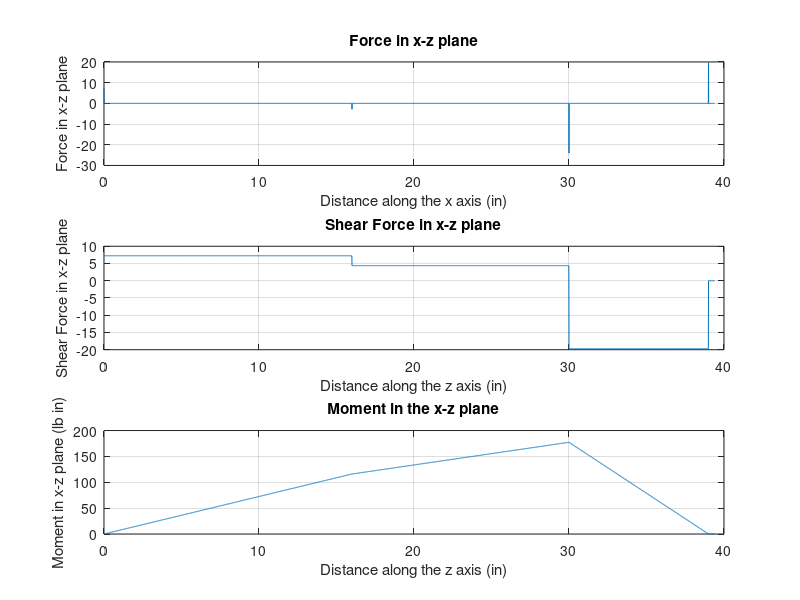
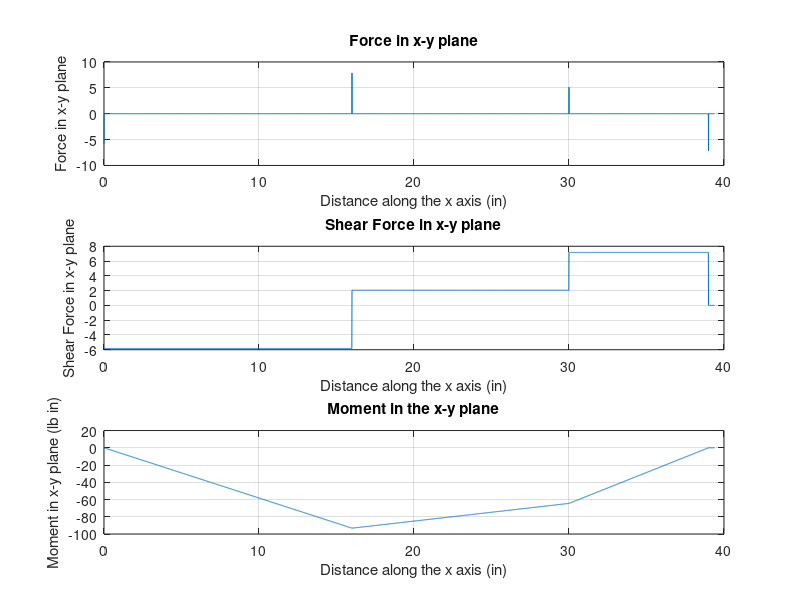
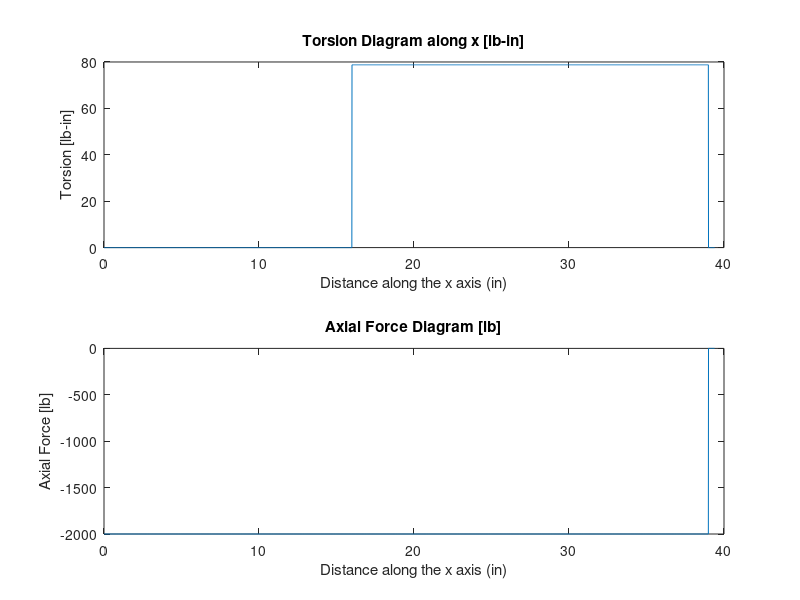
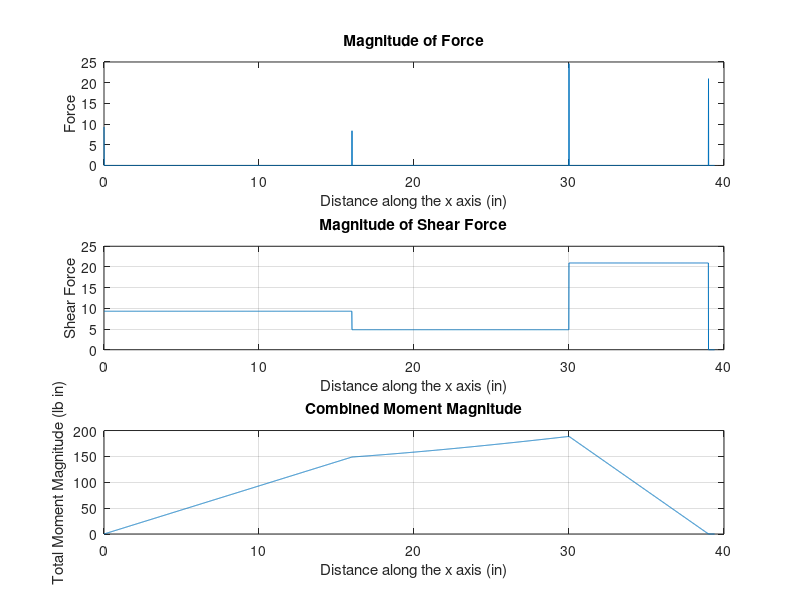

Source code (MATLAB) for these figures, in order: (Note: this script raises an error after producing the figures.)
%% ME367 Project 1
% Author: Scott Dolan
% Date  : 02-05-2020
% This code solves for forces involved with driveshaft
clc; clear all; close all;
%% Solve for input torque T from given input power(P,hp) and rotational velocity(rpm)
P = 0.75; % hp
w = 600.; % rpm
T = P*550*12/(w*2*pi/60); % lb.in
dshaft = 1.2 % in
%% Solve for force F_B at input gear
thetaB = 20.; % deg
dB = 8.; % in
FBt = 2*T/dB; % lb
FB = FBt/cosd(thetaB); % lb
FBr = FB*sind(thetaB); % lb
fprintf('The output force at gear A and its tangential and radial components:\n')
fprintf('Force FB = %.3f lb\n',FB);
fprintf('Force FBr = %.3f lb\n',FBr);
fprintf('Force FBt = %.3f lb\n\n',FBt);

%% Solve for force FA at output gear

thetaA = 20.; % degrees;
dA = 20.; % in
FAt = 2*T/dA; % lb
FA = FAt/cosd(thetaA); % lb
FAr = FA*sind(thetaA); % lb
fprintf('The input force at gear A and its tangential and radial components:\n')
fprintf('Force FA = %.3f lb\n',FA);
fprintf('Force FAr = %.3f lb\n',FAr);
fprintf('Force FAt = %.3f lb\n\n',FAt);

% FA can also be solved using the 3D moment sum taken at origin
% As you can see, the values match

Fat = FBt*dB/dA;       % lb
Fa = Fat/cosd(thetaA); % lb
Far = Fa*sind(thetaA); % lb
%% Solve for reactions at both bearings
% dOA, dAC, dCD are the distances between the origin\first bearing & gear
% A, Gear A & 2nd bearing at C, and 2nd bearing at C and gear B.

LOA = 16.; % in
LAC = 14.; % in
LCB = 9.; % in
Ltot = LOA+LAC+LCB; % in

fprintf('Shaft length from bearing at point O to gear A, dOA = %.1f\n',LOA);
fprintf('Shaft length from gear A to bearing at point C, dAC = %.1f\n',LAC);
fprintf('Shaft length from bearing at point C to gear B, dCB = %.1f\n',LCB);
fprintf('Total shaft length, dtotal = %.1f\n\n',Ltot);

RCz = (FBt*(Ltot)-FAr*LOA)/(LOA+LAC); % lb
RCy = (FBr*Ltot-FAt*LOA)/(LOA+LAC); % lb
fprintf('Bearing at point C reaction in y-direction, RCy = %.3f\n',RCy);
fprintf('Bearing at point C reaction in z-direction, RCz = %.2f\n\n',RCz);

FD = -2000; % lb 
ROx = -FD;
ROy = -FBr+FAt+RCy; % lb
ROz = FAr-FBt+RCz; % lb
fprintf('Bearing at point O reaction in x-direction, ROx = %.1f\n',ROx);
fprintf('Bearing at point O reaction in y-direction, ROy = %.3f\n',ROy);
fprintf('Bearing at point O reaction in z-direction, ROz = %.3f\n\n',ROz);

fsum_y = -ROy + FAt+RCy-FBr; % lb
fsum_z = ROz-FAr-RCz+FBt; %lb

%%
x = 0:0.01:(Ltot+Ltot*.01);    % "

% Singularity functions for x-z plane
qxz = @(x) ROz .* (x==0) - FAr .* (x==LOA) - RCz.*(x==(LOA+LAC)) + FBt .* (x==Ltot);
Vxz = @(x) ROz .* (x>=0).*x.^0 - FAr.*(x>=LOA).*(x-LOA).^0 - RCz .* (x>=(LOA+LAC)).*(x-(LOA+LAC)).^0 ...
    + FBt.*(x>=Ltot).*(x-Ltot).^0;
My  = @(x) ROz .* (x>=0).*x - FAr.*(x>=LOA).*(x-LOA) - RCz .* (x>=(LOA+LAC)).*(x-(LOA+LAC)) ...
    + FBt.*(x>=Ltot).*(x-Ltot);
 

figure(1);
subplot(3,1,1);
plot(x,qxz(x)); grid on;
xlabel('Distance along the x axis (in)')
ylabel('Force in x-z plane');
title('Force in x-z plane');

subplot(3,1,2);
plot(x,Vxz(x));
grid on;
xlabel('Distance along the z axis (in)')
ylabel('Shear Force in x-z plane');
title('Shear Force in x-z plane');

subplot(3,1,3);
plot(x,My(x));
xlabel('Distance along the z axis (in)')
ylabel('Moment in x-z plane (lb in)')
grid on
title('Moment in the x-z plane');

% Singularity functions for x-y plane
qxy = @(x) -ROy.*(x==0) + FAt.*(x==LOA) + RCy.*(x==(LOA+LAC)) - FBr.*(x==Ltot);
Vxy = @(x) -ROy.*(x>=0).*x.^0 + FAt.*(x>=LOA).*(x-LOA).^0 + RCy.*(x>=(LOA+LAC)).*(x-(LOA+LAC)).^0 ...
    -FBr.*(x>=Ltot).*(x-Ltot).^0;
Mz = @(x) -ROy.*(x>=0).*x + FAt.*(x>=LOA).*(x-LOA) + RCy.*(x>=(LOA+LAC)).*(x-(LOA+LAC)) ...
    -FBr.*(x>=Ltot).*(x-Ltot);


figure(2)

subplot(3,1,1);
plot(x,qxy(x)); grid on;
xlabel('Distance along the x axis (in)')
ylabel('Force in x-y plane');
title('Force in x-y plane');

subplot(3,1,2);
plot(x,Vxy(x));
grid on;
xlabel('Distance along the x axis (in)')
ylabel('Shear Force in x-y plane');
title('Shear Force in x-y plane');

subplot(3,1,3);
plot(x,Mz(x))
xlabel('Distance along the x axis (in)')
ylabel('Moment in x-y plane (lb in)')
grid on
title('Moment in the x-y plane');

figure(3);
subplot(2,1,1);
Tx = @(x) 0.*(x<=LOA)+T.*(x>=LOA)-T.*(x>=Ltot);
plot(x,Tx(x));
title('Torsion Diagram along x [lb-in]');
xlabel('Distance along the x axis (in)')
ylabel('Torsion [lb-in]');

subplot(2,1,2);
A = @(x) FD.*(x>=0)-FD.*(x>=Ltot);
plot(x,A(x));
title('Axial Force Diagram [lb]');
xlabel('Distance along the x axis (in)')
ylabel('Axial Force [lb]');

figure(4);
subplot(3,1,1);
plot(x,sqrt(qxy(x).^2+qxz(x).^2));
xlabel('Distance along the x axis (in)')
ylabel('Force');
title('Magnitude of Force');

subplot(3,1,2);
plot(x,sqrt(Vxy(x).^2+Vxz(x).^2));
grid on;
xlabel('Distance along the x axis (in)')
ylabel('Shear Force');
title('Magnitude of Shear Force');

subplot(3,1,3);
plot(x,sqrt(Mz(x).^2 + My(x).^2));
xlabel('Distance along the x axis (in)')
ylabel('Total Moment Magnitude (lb in)')
grid on
title('Combined Moment Magnitude');


%%  6 obtain the bending moment at sections of interest
V = @(x) (sqrt(Vxy(x).^2+Vxz(x).^2));
M = @(x) (sqrt(Mz(x).^2 + My(x).^2));

x = LOA;       % in
VA = V(x);     % lb 
MA = M(x);     % lb-in
fprintf(1,'At x = %g in VA = %g lb\n',x,VA);
fprintf(1,'At x = %g in MA = %g lb-in\n\n',x,MA);

x = (LOA+LAC); % in
VC = V(x);     % lb
MC = M(x);     % lb-in
fprintf(1,'At x = %g in VC = %g lb\n',x,VC);
fprintf(1,'At x = %g in MC = %g lb-in\n\n',x,MC);

x = Ltot;      % in
VB = V(x);     % lb
MB = M(x);     % lb-in
fprintf(1,'At x = %g in VB = %g lb\n',x,VB);
fprintf(1,'At x = %g in MB = %g lb-in\n\n',x,MB);
%% Finding Maximum Stresses in Shaft
% since diameter of shaft is constant I & J will be constant and for now we
% will not write I and J as a function of d
r = dshaft*.5; % in 
I = .25*pi*r^4;
J = pi*.5*r^4;
Q = .5*pi*r^2*4*r/(3*pi); % in^3
b = dshaft; % in

% Maximum stresses in shaft from combined shear and moments
fprintf('Maximum stresses in shaft from combined shear and moments:\n');
sbMc = MC*r/I;
tau_max = VC*Q/(I*dshaft);
fprintf('Maximum transverse shear stress in shaft [%.2f in<= x <=%.2f in], tau_max = %.2f psi\n',LOA,LOA+LAC,tau_max);
fprintf('Maximum bending stress at point C, x = %.2f in, sigma_Mc = %.2f psi\n\n',LOA+LAC,sbMc);

% Point C at x = dOA + dAC = 30 in
fprintf('The maximum stresses at point C:\n\n')

% Stresses in xy-plane
fprintf('Stresses in xy-plane:\n');

% Transverse Shear Stress in shaft, tau_Vxy
Vxyc = Vxy(LOA+LAC); % lb
tau_Vxyc = Vxyc*Q/(I*b); % psi
fprintf('Transverse Shear Stress in shaft xy plane, tau_Vxyc = %.2f psi\n',tau_Vxyc);

% Transverse Shear Stress in shaft, tau_Vxz
Vxzc = Vxz(LOA+LAC); % lb
tau_Vxzc = Vxzc*Q/(I*b); % psi
% Sigma Bending, sbMc
Myc = My(LOA+LAC); % lb-in
Mzc = Mz(LOA+LAC); % lb-in
sigma_Myc = Myc*r/I;
sigma_Mzc = Mzc*r/I;


% Stress from applied torque, T, and axial force FD
% Shear from torsion in shaft, tau_Tc
tau_Txc = T*r/J; % psi
fprintf('Shear from torsion in shaft, tau_Tc = %.2f psi\n',tau_Txc);
sigma_FD = FD/(pi*r^2);
fprintf('Axial stress from applied force FD, sigma_FD = %.2f psi\n\n',sigma_FD);
%% Finding principal stresses at point C on shaft
c2 = @(sigX,sigY,sigZ) sigX + sigY + sigZ;
c1 = @(tauXY,tauXZ,tauYZ,sigX,sigY,sigZ) tauXY^2 + tauYZ^2 + tauXZ^2 -sigX*sigY - sigY*sigZ - sigZ*sigX;
c0 = @(tauXY,tauXZ,tauYZ,sigX,sigY,sigZ) sigX*sigY*sigZ+2*tauXY*tauYZ*tauXZ-sigX*tauXZ^2-sigZ*tauXY^2;
 
% point A on cross section:
sigma_xA = sigma_FD-sigma_Myc;
tauYZa = 0;
tauXZa = 0;
tauXYa = tau_Txc + tau_Vxyc;
sigXa = sigma_xA;
sigYa = 0;
sigZa = 0;
c2a = c2(sigXa,sigYa,sigZa);
c1a = c1(tauXYa,tauXZa,tauYZa,sigXa,sigYa,sigZa);
c0a = c0(tauXYa,tauXZa,tauYZa,sigXa,sigYa,sigZa);
principalA = roots([1,c2a,c1a,c1a]);
sigma2 = getsigma2(principalA);
fprintf('The principal stresses at point A on cross section are:\n');
fprintf('sigma1 = %.2f\n',max(principalA));
fprintf('sigma2 = %.2f\n',sigma2);
fprintf('sigma3 = %.2f\n\n',min(principalA));

% point B on cross section:
sigma_xB = sigma_FD-sigma_Mzc;
tauXYb = 0;
tauYZb = 0;
tauXZb = tau_Txc + tau_Vxzc;
sigXb = sigma_xB;
sigYb = 0;
sigZb = 0;
c2b = c2(sigXb,sigYb,sigZb);
c1b = c1(tauXYb,tauXZb,tauYZb,sigXb,sigYb,sigZb);
c0b = c0(tauXYb,tauXZb,tauYZb,sigXb,sigYb,sigZb);
principalB = roots([1,c2b,c1b,c1b]);
sigma2 = getsigma2(principalB);
fprintf('The principal stresses at point B on cross section are:\n');
fprintf('sigma1 = %.2f\n',max(principalB));
fprintf('sigma2 = %.2f\n',sigma2);
fprintf('sigma3 = %.2f\n\n',min(principalB));

% point C on cross section:
sigma_xC = sigma_FD+sigma_Myc;
tauXYc = tau_Txc - tau_Vxyc;
tauYZc = 0;
tauXZc = 0;
sigXc = sigma_xC;
sigYc = 0;
sigZc = 0;
c2c = c2(sigXc,sigYc,sigZc);
c1c = c1(tauXYc,tauXZc,tauYZc,sigXc,sigYc,sigZc);
c0c = c0(tauXYc,tauXZc,tauYZc,sigXc,sigYc,sigZc);
principalC = roots([1,c2c,c1c,c1c]);
sigma2 = getsigma2(principalC);
fprintf('The principal stresses at point C on cross section are:\n');
fprintf('sigma1 = %.2f\n',max(principalC));
fprintf('sigma2 = %.2f\n',sigma2);
fprintf('sigma3 = %.2f\n\n',min(principalC));

% point D on cross section:
sigma_xD = sigma_FD+sigma_Mzc;
tauXYd = 0;
tauYZd = 0;
tauXZd = tau_Txc + tau_Vxzc;
sigXd = sigma_xD;
sigYd = 0;
sigZd = 0;
c2d = c2(sigXd,sigYd,sigZd);
c1d = c1(tauXYd,tauXZd,tauYZd,sigXd,sigYd,sigZd);
c0d = c0(tauXYd,tauXZd,tauYZd,sigXd,sigYd,sigZd);
principalD = roots([1,c2d,c1d,c1d]);
sigma2 = getsigma2(principalD);
fprintf('The principal stresses at point D on cross section are:\n');
fprintf('sigma1 = %.2f\n',max(principalD));
fprintf('sigma2 = %.2f\n',sigma2);
fprintf('sigma3 = %.2f\n\n',min(principalD));

%% Angle of Twist, Deflection, and Slope
% since diameter of shaft is constant I & J will be constant and for now we
% will not write I and J as a function of d
% Angle of twist
d = 1.2;
J = @(d) (pi/32)*d.^4; % area polar moment of inertia in inches ^4
I = @(d) (pi/64)*d.^4; % second area moment of inertia in inches ^4
%I = .25*pi*r^4;
%J = pi*.5*r^4;
x = 0:0.01:(Ltot+Ltot*.01);    % "
G = 11600E3; %ksi
E = 29000E3; % ksi, Modulus of Elasticity
Loa = LOA;
Lac = LAC;
Lcb = LCB;
Toa = 0;
Tac = T;
Tcb = T;
Tab = T;
Phi_oa = (Toa*Loa/(G*J(d)))*180/pi;
Phi_ac = (Tac*Lac/(G*J(d)))*180/pi;
Phi_cb = (Tcb*Lcb/(G*J(d)))*180/pi;
Phi = @(x) sum((Toa.*x/(G*J(d)).*(x==0) + Tab.*(x-LOA)./(G*J(d)).*(x>LOA)).*(180/pi));
Phi_shaft = Phi_oa + Phi_ac + Phi_cb;
fprintf('The total twist in the shaft, Phi_shaft = %g deg\n\n',Phi_shaft);
Phi_ab = Tab*(Lac+Lcb)/(G*J(d))*180/pi;
C4 = 0;
C3 = (ROy*(LOA+LAC)^3-FAt*LAC^3)/(6*(LOA+LAC));


thetaz = @(x) ((-ROy/2).*(x>=0).*(x.^2) + (FAt/2).*(x>=LOA).*((x-LOA).^2) + (RCy/2).*(x>=(LOA+LAC)).*((x-(LOA+LAC)).^2) ...
    -((FBr/2).*(x>=Ltot).*(x-Ltot).^2) + C3)/(E*I(d));
Yz = @(x) ((-ROy/6).*(x>=0).*(x.^3) + (FAt/6).*(x>=LOA).*((x-LOA).^3) + (RCy/6).*(x>=(LOA+LAC)).*((x-(LOA+LAC)).^3) ...
    -((FBr/6).*(x>=Ltot).*(x-Ltot).^3) + C3.*x + C4)/(E*I(d));

figure(5);
subplot(2,1,1);
plot(x,thetaz(x).*180/pi);
title('Slope along shaft in xy-plane [degrees]');
xlabel('Distance along the x axis (in)');
ylabel('Slope [degrees]');
subplot(2,1,2);
plot(x,Yz(x));
title('Deflection of shaft in xy-plane [in]');
xlabel('Distance along the x axis (in)')
ylabel('Deflection [in];')

step = 0:.001:Ltot;
XYslope = TrapInt(step,Mz(step)/(E*I(d)));
XZslope = TrapInt(step,My(step)/(E*I(d)));
XYdelta = TrapInt(step,XYslope);
XZdelta = TrapInt(step,XZslope);

%Subplot for slope and deflection for xy plane
figure(6);
subplot(2,1,1);
plot(step,XYslope.*(180/pi));
title('Slope along shaft in xy-plane [degrees]');
xlabel('Distance along the x axis (in)');
ylabel('Slope [degrees]');
subplot(2,1,2);
plot(step,XYdelta);
title('Deflection of shaft in xy-plane [in]');
xlabel('Distance along the x axis (in)')
ylabel('Deflection [in];')

figure(7);
subplot(2,1,1);
plot(step,XZslope.*(180/pi));
title('Slope along shaft in xz-plane [degrees]');
xlabel('Distance along the x axis (in)');
ylabel('Slope [degrees]');
subplot(2,1,2);
plot(step,XZdelta);
title('Deflection of shaft in xz-plane [in]');
xlabel('Distance along the x axis (in)')
ylabel('Deflection [in];')

newstep = 0:.001:30;
Iyop = find(newstep == 30);
c3XY = XYdelta(Iyop)/30;
c3XZ = XZdelta(Iyop)/30;

c2XY = atan(XYslope(Iyop)./(LOA+LAC));

c2XZ = atan(XZslope(Iyop)./(LOA+LAC)); 

correctedXYslope = XYslope - c2XY;
correctedXYdelta = XYdelta - c3XY.*step;
correctedXZslope = XZslope - c2XZ;
correctedXZdelta = XZdelta - c3XZ.*step;

magSlope = sqrt((XYslope).^2 + (XZslope).^2);
magDelta = sqrt((XYdelta).^2 + (XZdelta).^2);
cmagSlope = sqrt((XYslope - c2XY).^2 + (XZslope - c2XZ).^2);
cmagDelta = sqrt((XYdelta - c3XY.*step).^2 + (XZdelta - c3XZ.*step).^2);

figure(8);
subplot(2,1,1);
plot(step,correctedXYslope.*(180/pi)); hold on;
plot(step,XYslope.*(180/pi)); hold off;
title('Corrected Slope along shaft in xy-plane [degrees]');
xlabel('Distance along the x axis (in)');
ylabel('Slope [degrees]');
legend('Corrected','As Integrated');
subplot(2,1,2);
plot(step,correctedXYdelta); hold on;
plot(step,XYdelta); hold off;
title('Corrected Deflection of shaft in xy-plane [in]');
xlabel('Distance along the x axis (in)')
ylabel('Deflection [in];')
legend('Corrected','As Integrated');

figure(9);
subplot(2,1,1);
plot(step,correctedXZslope.*(180/pi)); hold on;
plot(step,XZslope.*(180/pi)); hold off;
title('Slope along shaft in xz-plane [degrees]');
xlabel('Distance along the x axis (in)');
ylabel('Slope [degrees]');
subplot(2,1,2);
plot(step,correctedXZdelta); hold on;
plot(step,XZdelta); hold off;
title('Corrected Deflection of shaft in xz-plane [in]');
xlabel('Distance along the x axis (in)')
ylabel('Deflection [in];');
legend('Corrected','As Integrated');

figure(10);
subplot(2,1,1);
plot(step,cmagSlope.*(180/pi)); hold on;
plot(step,magSlope.*(180/pi)); hold off;
title('Combined Magnitude of Slope [degrees]');
xlabel('Distance along the x axis (in)');
ylabel('Slope [degrees]');
subplot(2,1,2);
plot(step,cmagDelta); hold on;
plot(step,magDelta); hold off;
title('Combined Magnitude of Deflection [in]');
xlabel('Distance along the x axis (in)')
ylabel('Deflection [in];');
legend('Corrected','As Integrated');

%% Von Mises for cross section at bearing C
principals = ['principalA';'principalB';'principalC';'principalD'];
Von = [];
%eval(principals(1,:));
for i = 1:4
    
    next = getVonMises(eval(principals(i,:)));
    Von = [Von,next];
end
%
von1 = getVonMises(principalA);
von2 = getVonMises(principalB);
von3 = getVonMises(principalC);
von4 = getVonMises(principalD);

%% Step 8
% Determine the new minimum shaft diameter if the maximum slope at the two 
% bearing locations has to be less than 0.07 degrees.  (This ensures that the bearings do not bind)
rad_to_deg = 180/pi;
% general formula for moment of inertia for circular sross section
J = @(d) (pi/32)*d.^4; % area polar moment of inertia in inches ^4
I = @(d) (pi/64)*d.^4; % second area moment of inertia in inches ^4
d = 1.2; % initial diameter
locationOfInterest = find(step==30);
check =  cmagSlope(locationOfInterest).*(180/pi);
while check <= 0.07
    step = 0:.001:Ltot;
    XYslope = TrapInt(step,Mz(step)/(E*I(d)));
    XZslope = TrapInt(step,My(step)/(E*I(d)));
    XYdelta = TrapInt(step,XYslope);
    XZdelta = TrapInt(step,XZslope);
    newstep = 0:.001:30;
    Iyop = find(newstep == 30);
    c3XY = XYdelta(Iyop)/30;
    c3XZ = XZdelta(Iyop)/30;

    c2XY = atan(XYslope(Iyop)./(LOA+LAC));

    c2XZ = atan(XZslope(Iyop)./(LOA+LAC)); 

    correctedXYslope = XYslope - c2XY;
    correctedXYdelta = XYdelta - c3XY.*step;
    correctedXZslope = XZslope - c2XZ;
    correctedXZdelta = XZdelta - c3XZ.*step;

    magSlope = sqrt((XYslope).^2 + (XZslope).^2);
    magDelta = sqrt((XYdelta).^2 + (XZdelta).^2);
    cmagSlope = sqrt((XYslope - c2XY).^2 + (XZslope - c2XZ).^2);
    cmagDelta = sqrt((XYdelta - c3XY.*step).^2 + (XZdelta - c3XZ.*step).^2);

    
    
    d = d - 0.01;
    check = cmagSlope(locationOfInterest).*(180/pi)
end
%%
% some decisions have to be made on the design above
dOA = 1.2; % design gave
dAC = 1.2; % design gave 
dCB = 1.2; % design gave 

% find the polar moment of inertia all in inche ^4
JOA = J(dOA);
JAC = J(dAC);
JCB = J(dCB);
Ta = 0;
Tm = T;
% Angular deflection is just added so let us do that
Tmax = Ta+Tm; % the maximum torque seen

theta = (Tmax/G)*(Lac/JAC+Lcb/JCB); % deflection in radians
theta_deg = theta*rad_to_deg;

fprintf(1,'Deflection due to Torsion = %g deg\n',theta_deg);

%%
function sigma2 = getsigma2(principal)
    for i=1:3
        if max(principal) ~= principal(i) && min(principal) ~= principal(i)
            sigma2 = principal(i);
        end
    end
end

function VonMises = getVonMises(principal)
    %fprintf('Finding VonMises for: %\n',principal);
    sig1 = min(principal);
    sig2 = getsigma2(principal);
    sig3 = max(principal);
    VonMises = sqrt(.5*((sig1-sig2)^2+(sig2-sig3)^2+(sig3-sig1)^2));
end

function area = TrapInt(x,y)
% It takes the x and y values of a function and finds the area under the
% curve using the Trapeziodal rule
% input the steps of the independent variable x
% the values of the function evaluated at x
% Remember formula for area of trapezium 
% area = 0.5*sum(parallel sides)/height
% here the parallel sides are the value of the function
% and height is the step size !!

area(1) = 0;    % initialize summing variable
for i = 1:1:(length(x)-1)
    area(i+1) = area(i) + (1/2)*(y(i) + y(i+1))*(x(i+1) - x(i));
end
end